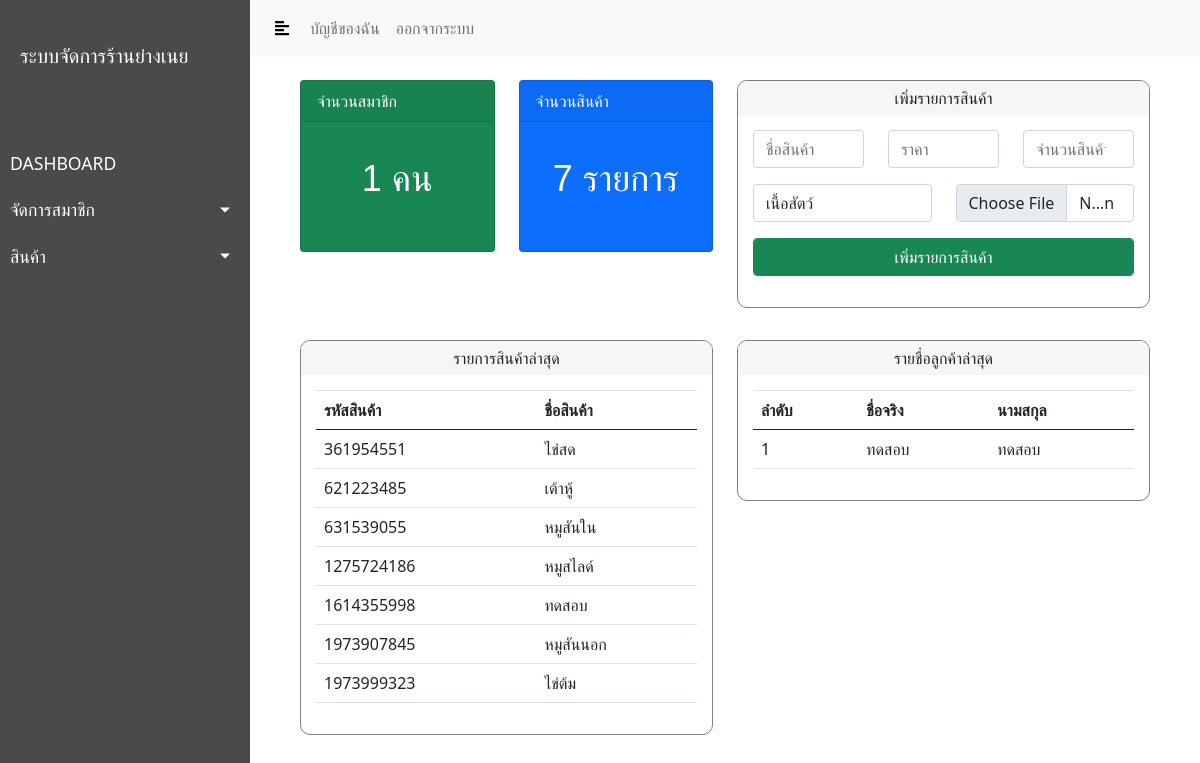
/console.php (signed in), run on the app's committed database.
### tables this page shows
CREATE TABLE `stock` (
  `p_id` int(11) NOT NULL,
  `p_detail` text NOT NULL,
  `p_price` int(11) NOT NULL,
  `p_status` int(11) NOT NULL
);

CREATE TABLE `member` (
  `member_id` int(11) NOT NULL,
  `fname` varchar(99) NOT NULL,
  `lname` varchar(99) NOT NULL,
  `email` varchar(99) NOT NULL,
  `tel` varchar(99) NOT NULL,
  `username` varchar(99) NOT NULL,
  `password` varchar(99) NOT NULL,
  `status` int(11) NOT NULL
);

### console.php (the view, shortened to what this page needs)
<?php
include 'assets/php/connect.php';
?>
<html>
<head>
    <link rel="stylesheet" href="assets/css/console.css">
    <link rel="stylesheet" href="https://cdnjs.cloudflare.com/ajax/libs/malihu-custom-scrollbar-plugin/3.1.5/jquery.mCustomScrollbar.min.css">
    <link rel="stylesheet" href="https://stackpath.bootstrapcdn.com/bootstrap/5.0.0-alpha2/css/bootstrap.min.css">
</head>
<body>
<div class="wrapper">
    <?php include 'assets/object/sidebar.php'?>
    <div id="content">
        <?php include 'assets/object/navbar.php'?>
        <div class="container my-4" style="padding: 0px 50px">
            <div class="row">
                <?php
                    $sql = "select count(*) as total from member";
                    $load = $con->query($sql);
                    if($data = $load->fetch_assoc()):
                ?>
                <div class="mb-3 col-lg-3">
                    <div class="card text-white bg-success mb-3">
                        <div class="card-header">จำนวนสมาชิก</div>
                        <div class="card-body">
                            <p class="card-content"><?php echo $data['total'] ?> คน</p>
                        </div>
                    </div>
                </div>
                <?php
                    endif;
                ?>
                <?php
                $sql = "select count(*) as total from stock";
                $load = $con->query($sql);
                if($data = $load->fetch_assoc()):
                    ?>
                    <div class="mb-3 col-lg-3">
                        <div class="card text-white bg-primary mb-3">
                            <div class="card-header">จำนวนสินค้า</div>
                            <div class="card-body">
                                <p class="card-content"><?php echo $data['total'] ?> รายการ</p>
                            </div>
                        </div>
                    </div>
                <?php
                endif;
                ?>
                    <div class="mb-3 col-lg-6">
                        <form action="assets/php/add_product.php" method="post" enctype="multipart/form-data">
                        <div class="round-container">
                            <div class="round-header">
                                เพิ่มรายการสินค้า
                            </div>
                            <div class="round-content">
                                <div class="row">
                                    <div class="mb-3 col-lg-4">
                                        <input type="text" name="p_detail" placeholder="ชื่อสินค้า" class="form-control">
                                    </div>
                                    <div class="mb-3 col-lg-4">
                                        <input type="text" name="p_price" placeholder="ราคา" class="form-control">
                                    </div>
                                    <div class="mb-3 col-lg-4">
                                        <input type="number" name="stock_in" placeholder="จำนวนสินค้า" class="form-control">
                                    </div>
                                    <div class="mb-3 col-lg-6">
                                    <div class="form-group">
                                        <select class="form-control" id="exampleFormControlSelect1" name="type">
                                        <option value="เนื้อสัตว์">เนื้อสัตว์</option>
                                        </select>
                                    </div>
                                </div>
                                <div class="mb-3 col-lg-6">
                                    <input type="file" name="file" required class="form-control">
                                </div>
                                </div>
                                <div class="mb-3 col-lg-12">
                                    <button class="btn btn-success form-control" type="submit">เพิ่มรายการสินค้า</button>
                                </div>
                            </div>
                        </div>
                        </form>
                    </div>
                <div class="mb-3 col-lg-6">
                    <div class="round-container">
                        <div class="round-header">
                            รายการสินค้าล่าสุด
                        </div>
                        <div class="round-content">
                            <table class="table table-hover">
                                <thead class="table-bordered">
                                <tr>
                                    <th>รหัสสินค้า</th>
                                    <th>ชื่อสินค้า</th>
                                </tr>
                                </thead>
                                <tbody>
                                <?php
                                $sql = "select p_id,p_detail from stock limit 15";
                                $load = $con->query($sql);
                                while($data = $load->fetch_assoc()):
                                ?>
                                <tr>
                                    <td><?php echo $data['p_id'] ?></td>
                                    <td><?php echo $data['p_detail'] ?></td>
                                </tr>
                                <?php
                                endwhile;
                                ?>
                                </tbody>
                            </table>
                        </div>
                    </div>
                </div>
                <div class="mb-3 col-lg-6">
                    <div class="round-container">
                        <div class="round-header">
                            รายชื่อลูกค้าล่าสุด
                        </div>
                        <div class="round-content">
                            <table class="table table-hover">
                                <thead class="table-bordered">
                                <tr>
                                    <th>ลำดับ</th>
                                    <th>ชื่อจริง</th>
                                    <th>นามสกุล</th>
                                </tr>
                                </thead>
                                <tbody>
                                <?php
                                $i=1;
                                $sql = "select fname , lname from member order by member_id desc limit 5";
                                $load = $con->query($sql);
                                while($data = $load->fetch_assoc()):
                                ?>
                                <tr>
                                    <td><?php echo $i ?></td>
                                    <td><?php echo $data['fname'] ?></td>
                                    <td><?php echo $data['lname'] ?></td>
                                </tr>
                                <?php
                                $i++;
                                endwhile;
                                ?>
                                </tbody>
                            </table>
                        </div>
                    </div>
                </div>
            </div>
        </div>
    </div>
</div>
</body>
</html>

### assets/object/sidebar.php (shortened to what this page needs)
<nav id="sidebar">
    <div class="sidebar-header my-4">
        <h5>ระบบจัดการร้านย่างเนย</h5>
    </div>
    <ul class="list-unstyled components">
        <li>
            <a href="console.php">DASHBOARD</a>
        </li>
        <li>
            <a href="#pageSubmenu" data-toggle="collapse" aria-expanded="false" class="dropdown-toggle">จัดการสมาชิก</a>
        </li>
        <li>
            <a href="#page1Submenu" data-toggle="collapse" aria-expanded="false" class="dropdown-toggle">สินค้า</a>
        </li>
    </ul>
</nav>

### assets/object/navbar.php
<nav class="navbar navbar-expand-lg navbar-light bg-light">
    <div class="container-fluid">
        <button type="button" id="sidebarCollapse" class="btn btn-light">
            <i class="fas fa-align-left"></i>
        </button>
        <div class="collapse navbar-collapse" id="navbarSupportedContent">
            <ul class="nav navbar-nav ml-auto">
                <li class="nav-item">
                    <a class="nav-link" href="profile.php">บัญชีของฉัน</a>
                </li>
                <li class="nav-item">
                    <a class="nav-link" href="assets/php/logout.php">ออกจากระบบ</a>
                </li>
            </ul>
        </div>
    </div>
</nav>

### assets/css/console.css (style rules this page uses)
.wrapper { display: flex; width: 100%; align-items: stretch; }
a[data-toggle="collapse"] { position: relative; }
.dropdown-toggle::after { display: block; position: absolute; top: 50%; right: 20px; transform: translateY(-50%); }
#sidebar { width: 250px; background: #4a4a4a; color: #fff; transition: all 0.3s; }
#sidebar { min-width: 250px; max-width: 250px; }
body { font-family: 'Poppins', sans-serif; background: #fafafa; }
p { font-family: 'Poppins', sans-serif; font-size: 1.1em; font-weight: 300; line-height: 1.7em; color: #999; }
a, a:hover, a:focus { color: inherit; text-decoration: none; transition: all 0.3s; }
#sidebar { color: #fff; transition: all 0.3s; }
#sidebar .sidebar-header { padding: 20px; background: #4a4a4a; }
#sidebar ul.components { padding: 20px 0; }
#sidebar ul li a { padding: 10px; font-size: 1.1em; color: white; display: block; text-decoration: none; }
#content { width: 100%; min-height: 100vh; transition: all 0.3s; }
.round-container { border: 1px solid gray; border-radius: 10px; overflow: hidden; position: relative; }
.round-header { background: rgb(246, 246, 246); padding: 5px; text-align: center; position: relative; }
.round-content { padding: 15px; }
.card-content { color: white; padding: 10px; text-align: center; font-size: 36px; }

### data on the page
stock: p_id "361954551", p_detail "ไข่สด"
stock: p_id "621223485", p_detail "เต้าหู้"
stock: p_id "631539055", p_detail "หมูสันใน"
stock: p_id "1275724186", p_detail "หมูสไลด์"
stock: p_id "1614355998", p_detail "ทดสอบ"
stock: p_id "1973907845", p_detail "หมูสันนอก"
stock: p_id "1973999323", p_detail "ไข่ต้ม"
member: fname "ทดสอบ", lname "ทดสอบ"

### other printed values
$data['total'] "1"
$data['total'] "7"
